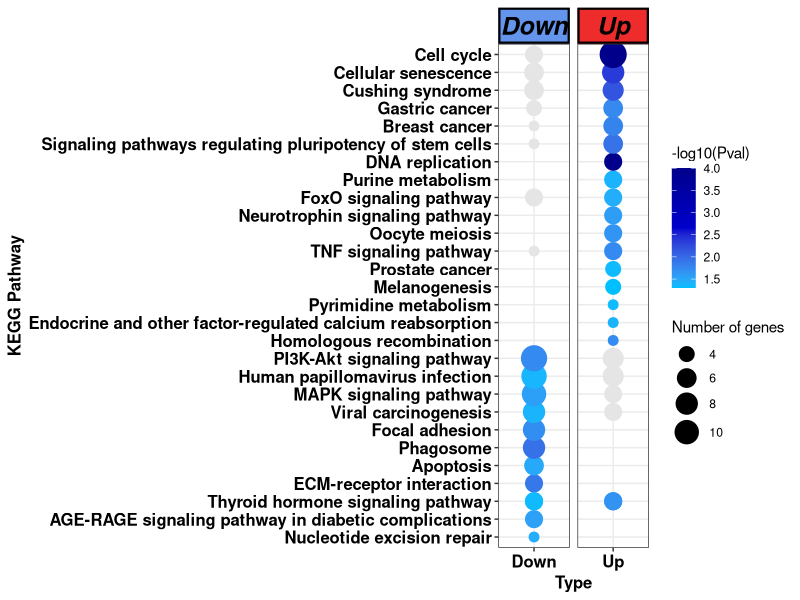

Recreate this plot in R.
# Libraries
library(ggplot2)
library(RColorBrewer)
library(dplyr)
library("ggsci")
library(scales)
library(grid)
library(dplyr)
library(stringr)

kegg_list <- read.delim("KEGG_list.txt")
up_file <- read.delim("UP_TgC_vs_Tg197_KEGG_2019_Mouse_table.txt")
down_file <- read.delim("Down_TgC_vs_Tg197_KEGG_2019_Mouse_table.txt")

kegg_up <- left_join(kegg_list, up_file)
kegg_down <- left_join(kegg_list, down_file)

total_KEGG <- rbind(kegg_up, kegg_down)
total_KEGG$count <- str_count(total_KEGG$Genes, ";") + 1
total_KEGG_filt <- na.omit(total_KEGG)

DF <- total_KEGG_filt
DF$logPval <- as.numeric(-log10(DF$P.value))

ordered_names <- read.delim("KEGG_list.txt") 
level_order <- factor(DF$Term, level = unique(ordered_names$Term))
level_order2 <- factor(DF$Type, level = c("Up", "Down"))

sc <- scale_colour_gradientn(colours = c("deepskyblue", "blue3", "blue4") , na.value = "grey90", oob = squish)

DF2 <- DF

for(i in 1:length(DF2$logPval))
{
  if(DF2$P.value[i] >= 0.05)
  {
    DF2$logPval[i] <- NA
  }
  
  if(DF2$P.value[i] <= 1.577699e-08)
  {
    DF2$logPval[i] <- 4
  }
  
  if(DF2$count[i] < 3)
  {
    DF2$count[i] <- NA
  }
}

png(file = "bubblePlotKegg.png", width = 25, height = 30, units = "cm", res = 300)
p <- ggplot(DF2) + theme_bw() +
  geom_point(aes(x=Type, y=level_order, size=count, color=logPval))+ 
  scale_size(range = c(3, 8.5), breaks = c(4, 6, 8, 10) ) +    
  sc +
  facet_grid(~Type, scales = "free_x") +
  theme(axis.text.x = element_text(face = "bold", color = "black", size = 12, angle = 0),
        axis.text.y = element_text(face = "bold", color = "black", size = 12, angle = 0),
        axis.title.y = element_text(face = "bold", color = "black", size = 12),
        axis.title.x = element_text(face = "bold", color = "black", size = 12),
        strip.text.x = element_text(size = 18, color = "Black", face = "bold.italic"),
        strip.background = element_rect(color="black", fill="#FC4E07", size=1.5, linetype="solid")) +
  labs(x="Type", y="KEGG Pathway", color="-log10(Pval)", size="Number of genes")
p

g <- ggplot_gtable(ggplot_build(p))
strip_both <- which(grepl('strip-', g$layout$name))
fills <- c("cornflowerblue", "firebrick2")
k <- 1
for (i in strip_both) {
  j <- which(grepl('rect', g$grobs[[i]]$grobs[[1]]$childrenOrder))
  g$grobs[[i]]$grobs[[1]]$children[[j]]$gp$fill <- fills[k]
  k <- k+1
}
grid.draw(g)
dev.off()
